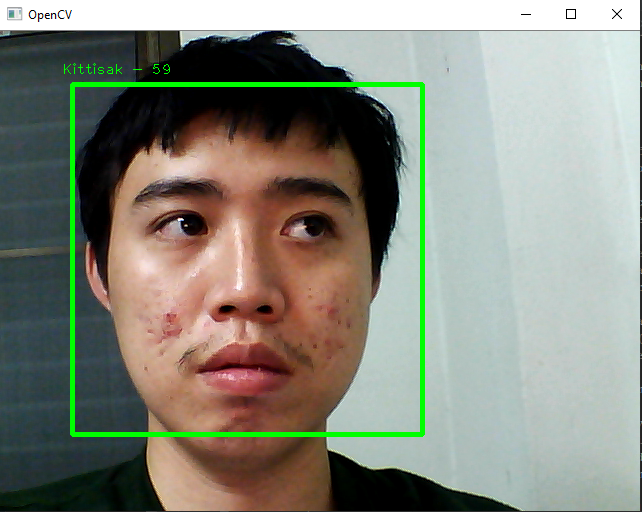
#> input picture จับภาพหน้า.PNG, 642 x 512 px, given in place of the camera
$ python create_database.py
#> lines starting #> are read from the running program, lines starting #| are printed output that depends on the picture; after the words box and inside, x2 and y2 are one past the last pixel; in counts of white or black regions, pixels touching at a corner belong together
# creating database
import cv2
import numpy
import os
import sys

haar_file = 'haarcascade_frontalface_default.xml'
datasets = 'datasets'  # All the faces data will be present this folder
sub_data = 'Kittisak'  # This will creater folders in datasets with the face of people, so change it's name everytime for the new person.

path = os.path.join(datasets, sub_data)
if not os.path.isdir(path):
    os.mkdir(path)
(width, height) = (130, 100)  # defining the size of images

face_cascade = cv2.CascadeClassifier(haar_file)
webcam = cv2.VideoCapture(0)  # '0' is use for my webcam, if you've any other camera attached use '1' like this

# The program loops until it has 30 images of the face.
count = 1
while count < 101:
    (_, im) = webcam.read()
#> im is the input picture: shape (512, 642, 3); mean B, G, R 124.9, 136.7, 134.8
    gray = cv2.cvtColor(im, cv2.COLOR_BGR2GRAY)
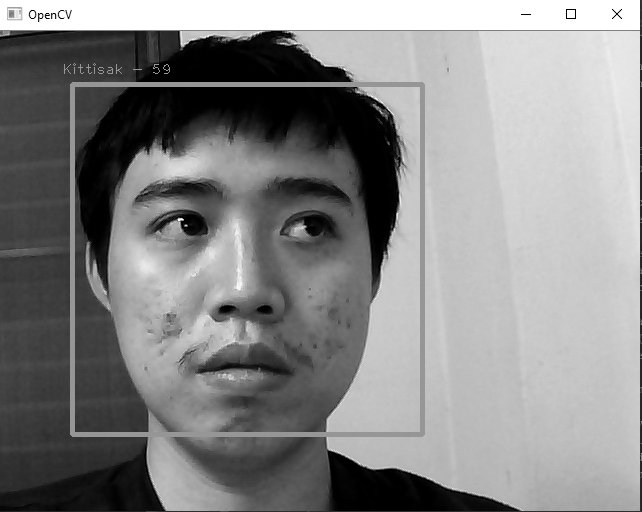
#> gray: shape (512, 642); min 0, max 255, mean 134.8
    faces = face_cascade.detectMultiScale(gray, 1.3, 4)
#> faces = [[68, 79, 361, 361]]
    for (x, y, w, h) in faces:
        cv2.rectangle(im, (x, y), (x + w, y + h), (255, 0, 0), 2)
        face = gray[y:y + h, x:x + w]
        face_resize = cv2.resize(face, (width, height))
        cv2.imwrite('%s/%s.png' % (path, count), face_resize)
        count += 1
#> this loop made 1 pass
#> (x, y, w, h, count) on pass 1: (68, 79, 361, 361, 2)
#> pass 1, `face = gray[y:y + h, x:x + w]`:
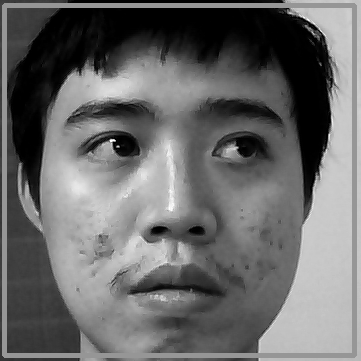
#> face: shape (361, 361); min 0, max 255, mean 105.9
#> pass 1, `face_resize = cv2.resize(face, (width, height))`:
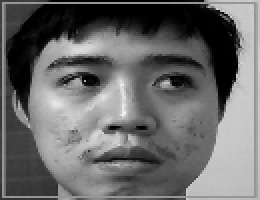
#> face_resize: shape (100, 130) (shown 2 times larger); min 0, max 244, mean 105.3
#> after the loop:
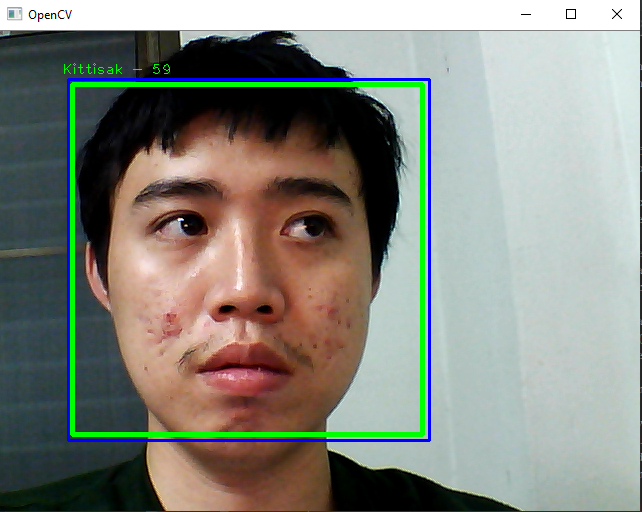
#> im: shape (512, 642, 3); 1.32% of pixels changed, all inside (x1, y1, x2, y2) = (67, 78, 431, 442)
#> after the loop, count = 2

    cv2.imshow('OpenCV', im)
    key = cv2.waitKey(10)
#> (key Esc is pressed here)
    if key == 27:
        break
